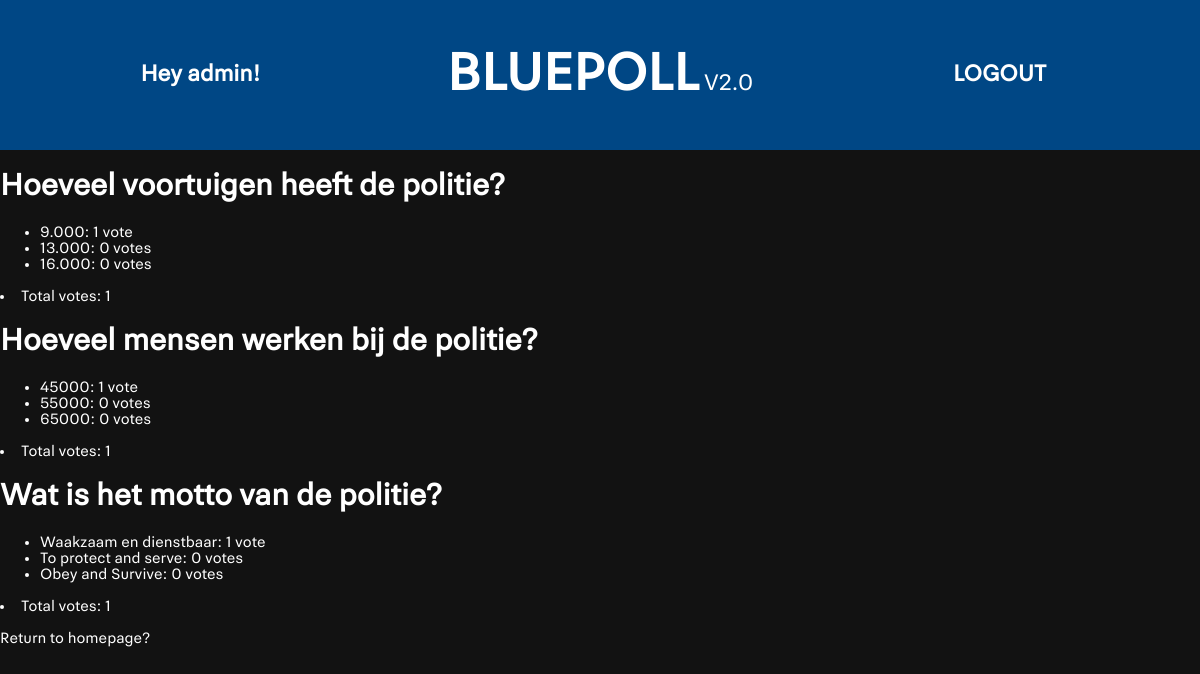
Screenshot of /polls/2/results/ (signed in) with the database file from the repository.
### polls/models.py (models this page shows, shortened)
class Question(models.Model):
    question_text = models.CharField(max_length=200)
    pub_date = models.DateTimeField("date published", default=timezone.now)
    voters = models.ManyToManyField(User, through="Vote")
    sequence = models.ForeignKey(Sequence, on_delete=models.CASCADE)
    def was_published_recently(self):
        now = timezone.now()
        return now - datetime.timedelta(days=1) <= self.pub_date <= now
    def votes_list(self):
        return [choice.get_vote_count for choice in self.choice_set.all()]
    def total_votes(self):
        return sum(self.votes_list())
    was_published_recently.admin_order_field = 'pub_date'
    was_published_recently.boolean = True
    was_published_recently.short_description = 'Published recently?'

class Choice(models.Model):
    question = models.ForeignKey(Question, on_delete=models.CASCADE)
    choice_text = models.CharField(max_length=200)
    @property
    def get_vote_count(self):
        return self.vote_set.count()

### polls/views.py (the view)
# urls.py: path('<int:pk>/results/', views.ResultsView.as_view(), name='results'),
class ResultsView(generic.DetailView):
    model = Sequence
    template_name = 'polls/results.html'

### polls/templates/polls/results.html (shortened to what this page needs)
{% load static %}
<link rel="stylesheet" href="{% static 'polls/style.css' %}">
<head>
    <div class="header">
        <div class="container">
            {% if user.is_authenticated %}
            <div class="container_item"><b><span class="center">Hey {{user}}!</span></b></div>
            {% else %}
            <div class="container_item"><b><span class="center">Welcome stranger!</span></b></div>
            {% endif %}
            <div class="container_item"><b><span class="center" style="font-size: 55px;"><a href="{% url 'polls:index' %}">BLUEPOLL</a></span></b> V2.0</div>
            {% if user.is_authenticated %}
            <div class="container_item"><b><span class="center"><a href="/members/logout_user">LOGOUT</a></span></b></div>
            {% else %}
            <div class="container_item"><b><span class="center"><a href="/members/login_user">LOGIN</a></span></b></div>
            {% endif %}
        </div>
    </div>
</head>
<body>
    {% for question in sequence.question_set.all %}
        <h1>{{ question.question_text }}</h1>
        <ul>
        {% for choice in question.choice_set.all %}
            <li>{{ choice.choice_text }}: {{ choice.get_vote_count }} vote{{ choice.get_vote_count |pluralize }}</li>
        {% endfor %}
        </ul>
        <li> Total votes: {{question.total_votes}}</li>
    {% endfor %}
    <br>
    <a href="{% url 'polls:index'%}">Return to homepage?</a>
</body>

### polls/static/polls/style.css (style rules this page uses)
html, body { margin: 0; padding: 0px; border: 0px; font-size: 100%; font: inherit; vertical-align: baseline; font-family: PolitieSans,Arial,sans-serif; color: white; }
a { color: white; text-decoration: none; }
.header { text-align: center; background: #004785; height: 150px; width: 100%; }
.container { height: 100%; width:100%; font-size: 0; }
.container_item { display: inline-block; vertical-align: top; width: 33.3%; height: 100%; font-size: 1.5rem; color: white; text-align:center; justify-content: center; }
.center { height: 100%; display: inline-flex; align-items: center; }
body { background-color: #121212; }

### rows the page displays
Question: question_text "Hoeveel voortuigen heeft de politie?", total_votes "1"
Choice: choice_text "9.000", get_vote_count "1"
Choice: choice_text "13.000", get_vote_count "0"
Choice: choice_text "16.000", get_vote_count "0"
Question: question_text "Hoeveel mensen werken bij de politie?", total_votes "1"
Choice: choice_text "45000", get_vote_count "1"
Choice: choice_text "55000", get_vote_count "0"
Choice: choice_text "65000", get_vote_count "0"
Question: question_text "Wat is het motto van de politie?", total_votes "1"
Choice: choice_text "Waakzaam en dienstbaar", get_vote_count "1"
Choice: choice_text "To protect and serve", get_vote_count "0"
Choice: choice_text "Obey and Survive", get_vote_count "0"

### other values shown
{{ user }} "admin"
